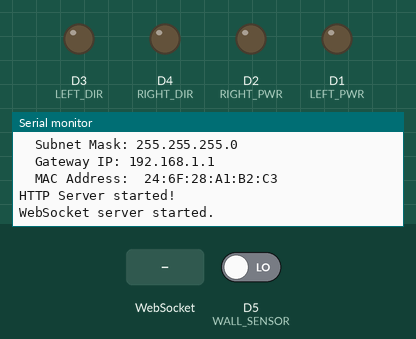
Bench run of a sketch on a simulated ESP8266 (NodeMCU). Shown: output pins drawn as LEDs (lit = HIGH), the last lines printed to the serial monitor. The inputs (shaded band) are chosen by the test bench; at power-on: D5 (WALL_SENSOR) LOW. WiFi joins after 1.5 s; servers stay silent unless stated; storage starts empty.

Above: at 3.3 s.
3.4 s: D5 (WALL_SENSOR) driven HIGH
At 4.6 s:
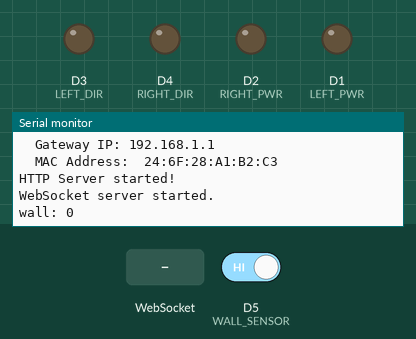
4.9 s: WebSocket text "bpgal2" received
At 5.7 s:
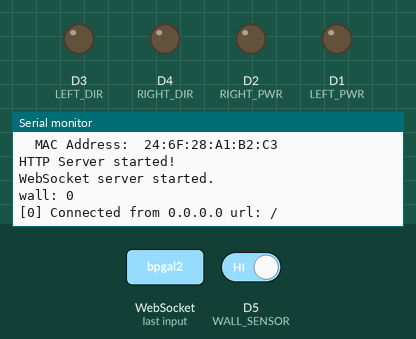

The sketch:

wificar_sketch.ino
```cpp
#include <ESP8266WiFi.h>
#include <ESP8266WebServer.h>
#include <WiFiManager.h>
#include <WebSocketsServer.h>
#include <FS.h>

#include "car.h"

// network credentials
const char* ssid = "ANDRISSURFACE";//"wifiitthon-2.4GHz";
const char* password = "masa2masa";//"Grimp465M";
//const char* ssid = "wifiitthon-2.4GHz";
//const char* password = "Grimp465M";
//const char* ssid = "bpgal2";
//const char* password = "lajos158";
//const char* ssid = "Bpg3";
//const char* password = "lajos158";

ESP8266WebServer server(80); // create webserver object on port 80
WebSocketsServer ws(81); // create  a websocket server pn port 81
WiFiManager wifiManager;

// Car
Car car;

void connectToWiFi(){
    /* WIFI */

    /* Station Mode */
    Serial.println("");
    Serial.print("Connecting to WiFi: ");
    Serial.println(ssid);

    WiFi.mode(WIFI_STA);

    // Configure static IP address
//    WiFi.persistent(false);
//    WiFi.setAutoConnect(false);
//    IPAddress ip(192, 168, 137, 200);
//    IPAddress gateway(192,168,137,1);
//    IPAddress subnet(255,255,255,0);
//    if (!WiFi.config(ip, gateway, subnet)) {
//      Serial.println("STA Failed to configure");
//    }

    // Connect to Wi-Fi network with SSID and password
    WiFi.begin(ssid, password);
    while (WiFi.status() != WL_CONNECTED) {
        delay(500);
        Serial.print(".");
    }
    Serial.println("");
    Serial.print("WiFi connected, IP address: ");
    Serial.println(WiFi.localIP());
    Serial.print("  Subnet Mask: ");
    Serial.println(WiFi.subnetMask());
    Serial.print("  Gateway IP: ");
    Serial.println(WiFi.gatewayIP());
    Serial.print("  MAC Address:  ");
    Serial.println(WiFi.macAddress());
}

void startAccessPoint(){
  WiFi.softAP("WiFiCar Access Point");
  Serial.print("AccessPoint: ");
  Serial.print("WiFiCar");
  Serial.println("started");
  Serial.print("IP address: ");
  Serial.println(WiFi.softAPIP());
}

void startFileServer(){
  /* FILE SYSTEM*/
    // Initialize SPIFFS
    if(!SPIFFS.begin()){
        Serial.println("An Error has occurred while mounting SPIFFS");
        return;
    }

    server.on("/config", [](){
      String html = "<!DOCTYPE html> <html>\n";
      html +="<head><meta name=\"viewport\" content=\"width=device-width, initial-scale=1.0, user-scalable=no\">\n";
      html +="<title>LED Control</title>\n";
      html +="</head>\n";
      html +="<body>\n";

      html += "SSID:"+WiFi.SSID()+"\n";
      html += "ip:"+WiFi.localIP().toString()+"\n";

      html +="</body>\n";
      html +="</html>\n";
      server.send(200, "text/html", html);
    });
    // serve static files from root folder
    server.serveStatic("/", SPIFFS, "/", "max-age=86400");

    server.onNotFound([](){
        server.send(404, "text/plain", "404: Not Found");
    });

    server.begin();
    Serial.println("HTTP Server started!");
}

void webSocketEvent(uint8_t num, WStype_t type, uint8_t* payload, size_t length){
    switch(type){
      case WStype_DISCONNECTED:
        Serial.printf("[%u] Disconnected!\n", num);
        break;
      case WStype_CONNECTED: {
          IPAddress ip = ws.remoteIP(num);
          Serial.printf("[%u] Connected from %d.%d.%d.%d url: %s\n", num, ip[0], ip[1], ip[2], ip[3], payload);
        }
        break;
      case WStype_TEXT:
        if(strcmp((char*)payload, "__ping__") == 0){
          ws.sendTXT(0, "__pong__");
        }
        car.handleMessage((char*)payload);
        break;
    }
}

void setup() {
    /*Logging*/
    Serial.begin(9600);
    delay(500);

    // startAccessPoint();
    connectToWiFi();
    startFileServer();
    ws.begin();
    ws.onEvent(webSocketEvent);
    Serial.println("WebSocket server started.");
    car.setup();
}

void loop() {
  // Handle websocket
  ws.loop();

  // Handle webserver
  server.handleClient();

  // check car sensors
  car.update();

  // send value changes to clients
  static CarState last_state{car.getState()};
  CarState current_state = car.getState();
  if(last_state!=current_state){
    Serial.print("State changes");

    switch(current_state){
      case MANUAL:
        ws.sendTXT(0, "{\"state\": \"MANUAL\"}");
        Serial.println("MANUAL");
      break;
      case REVERT:
        ws.sendTXT(0, "{\"state\": \"REVERT\"}");
        Serial.println("REVERT");
      break;
    }
    last_state = current_state;
  }

  static bool last_wall_sensor = car.getWallSensor();
  bool current_wall_sensor = car.getWallSensor();
  if(last_wall_sensor!=current_wall_sensor){
    Serial.print("wall: ");
    Serial.println(current_wall_sensor);
    ws.sendTXT(0, current_wall_sensor ? "{\"wall\": true}" : "{\"wall\": false}");
    last_wall_sensor = current_wall_sensor;
  }
}
```

car.cpp
```cpp
#include "car.h"
#include <numeric>

Car::Car(){
    LEFT_PWR = D1;
    LEFT_DIR = D3;
    RIGHT_PWR = D2;
    RIGHT_DIR = D4;
    WALL_SENSOR = D5;
}

bool Car::getWallSensor(){
  return digitalRead(WALL_SENSOR)<1;
}

CarState Car::getState(){
  return state;
}

void Car::setup(){
    pinMode(LEFT_PWR, OUTPUT);
    pinMode(LEFT_DIR, OUTPUT);
    pinMode(RIGHT_PWR, OUTPUT);
    pinMode(RIGHT_DIR, OUTPUT);
    setEngines(0,0);
}

void Car::update(){
  // UPDATE STATE MACHINE
  if(state==MANUAL){
    if(false && getWallSensor() && history.size()>0){
      state=REVERT;
    }
  }else if(state==REVERT){
    if(history.size()>0){
      auto last_element = history.back();
      history.pop_back();
      setEngines(-last_element.first, -last_element.second);
      delay(10);
    }else{
      setEngines(0,0);
      state=MANUAL;
    }
  };
}

void Car::setEngines(int left, int right){
    /*handling values from -1023 to +1023*/
    // left engine
    digitalWrite(LEFT_DIR, left < 0 ? HIGH : LOW);
    analogWrite(LEFT_PWR, abs(left));

    // right engine
    digitalWrite(RIGHT_DIR, right < 0 ? HIGH : LOW);
    analogWrite(RIGHT_PWR, abs(right));

//    Serial.print("setEngines: ");
//    Serial.print(left);
//    Serial.print(", ");
//    Serial.println(right);
}

void Car::handleMessage(char* msg){
  if(state==MANUAL){
    char *ptr = strtok(msg, " ");
    if(strcmp(ptr, "engines")==0){
      // Handle driving engines direclty 'engines [left] [right]'
      // -------------------------------

      // parse engine values from message
      ptr = strtok(NULL, " ");
      int left = atoi(ptr);
      ptr = strtok(NULL, " ");
      int right = atoi(ptr);

      // set the engines
      setEngines(left, right);

      if(left!=0 || right!=0){
        std::pair<int, int> new_value{left, right};
        history.push_back(new_value);
        if(history.size()>historySize){
          history.pop_front();
        }
      }
    }
  }
}
```

car.h
```cpp
#ifndef CAR
#define CAR
#include <Arduino.h>
#include <vector>
#include <deque>
#include <utility> //std::pair

enum CarState{MANUAL, REVERT};

struct Vector2D{
  float x;
  float y;
};

class Car{
private:
  int maxSpeed {1023};

  int LEFT_PWR;
  int LEFT_DIR;
  int RIGHT_PWR;
  int RIGHT_DIR;

  int WALL_SENSOR;
  CarState state;
  std::deque<std::pair<int, int>> history;
  int historySize = 25;
  void setEngines(int left, int right);

  void differentialSteer(float x, float y, float * left,float * right);

public:
  Car();

  void setup();
  void update();
  void handleMessage(char* msg);
  void handleSensors();

  CarState getState();
  bool getWallSensor();
};
#endif
```

Measured:
- after the input at 3.4 s, the serial monitor: prints a new line at once (image 1)
- after the input at 4.9 s, the serial monitor: prints a new line at once (image 2)
